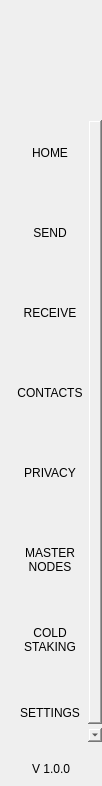
<?xml version="1.0" encoding="UTF-8"?>
<ui version="4.0">
 <class>NavMenuWidget</class>
 <widget class="QWidget" name="NavMenuWidget">
  <property name="geometry">
   <rect>
    <x>0</x>
    <y>0</y>
    <width>102</width>
    <height>786</height>
   </rect>
  </property>
  <property name="windowTitle">
   <string>Form</string>
  </property>
  <property name="styleSheet">
   <string notr="true">padding:0px;
border:none;
margin:0px;</string>
  </property>
  <layout class="QVBoxLayout" name="verticalLayout">
   <property name="spacing">
    <number>0</number>
   </property>
   <property name="leftMargin">
    <number>0</number>
   </property>
   <property name="topMargin">
    <number>0</number>
   </property>
   <property name="rightMargin">
    <number>0</number>
   </property>
   <property name="bottomMargin">
    <number>0</number>
   </property>
   <item>
    <widget class="QWidget" name="navContainer_2" native="true">
     <layout class="QVBoxLayout" name="navContainer" stretch="0,0,0,0">
      <property name="spacing">
       <number>0</number>
      </property>
      <property name="leftMargin">
       <number>0</number>
      </property>
      <property name="topMargin">
       <number>0</number>
      </property>
      <property name="rightMargin">
       <number>0</number>
      </property>
      <property name="bottomMargin">
       <number>10</number>
      </property>
      <item>
       <widget class="QPushButton" name="imgLogo">
        <property name="minimumSize">
         <size>
          <width>0</width>
          <height>120</height>
         </size>
        </property>
        <property name="focusPolicy">
         <enum>Qt::NoFocus</enum>
        </property>
        <property name="text">
         <string/>
        </property>
        <property name="iconSize">
         <size>
          <width>64</width>
          <height>64</height>
         </size>
        </property>
       </widget>
      </item>
      <item>
       <widget class="QScrollArea" name="scrollAreaNav">
        <property name="sizePolicy">
         <sizepolicy hsizetype="Expanding" vsizetype="Expanding">
          <horstretch>0</horstretch>
          <verstretch>0</verstretch>
         </sizepolicy>
        </property>
        <property name="minimumSize">
         <size>
          <width>0</width>
          <height>0</height>
         </size>
        </property>
        <property name="styleSheet">
         <string notr="true">QScrollBar {
height:0px;
 width:0px;
}

#scrollAreaNav{
background-color:transparent;
}</string>
        </property>
        <property name="horizontalScrollBarPolicy">
         <enum>Qt::ScrollBarAlwaysOff</enum>
        </property>
        <property name="sizeAdjustPolicy">
         <enum>QAbstractScrollArea::AdjustToContents</enum>
        </property>
        <property name="widgetResizable">
         <bool>true</bool>
        </property>
        <property name="alignment">
         <set>Qt::AlignLeading|Qt::AlignLeft|Qt::AlignTop</set>
        </property>
        <widget class="QWidget" name="scrollAreaNavVert">
         <property name="geometry">
          <rect>
           <x>0</x>
           <y>0</y>
           <width>100</width>
           <height>640</height>
          </rect>
         </property>
         <property name="sizePolicy">
          <sizepolicy hsizetype="Preferred" vsizetype="Expanding">
           <horstretch>0</horstretch>
           <verstretch>0</verstretch>
          </sizepolicy>
         </property>
         <property name="minimumSize">
          <size>
           <width>0</width>
           <height>0</height>
          </size>
         </property>
         <property name="autoFillBackground">
          <bool>false</bool>
         </property>
         <property name="styleSheet">
          <string notr="true">#scrollAreaNavVert{
background-color:transparent;
}</string>
         </property>
         <layout class="QVBoxLayout" name="verticalLayout_3">
          <property name="spacing">
           <number>0</number>
          </property>
          <property name="sizeConstraint">
           <enum>QLayout::SetDefaultConstraint</enum>
          </property>
          <property name="leftMargin">
           <number>0</number>
          </property>
          <property name="topMargin">
           <number>0</number>
          </property>
          <property name="rightMargin">
           <number>0</number>
          </property>
          <property name="bottomMargin">
           <number>0</number>
          </property>
          <item>
           <widget class="QToolButton" name="btnDashboard">
            <property name="minimumSize">
             <size>
              <width>100</width>
              <height>80</height>
             </size>
            </property>
            <property name="text">
             <string>HOME
</string>
            </property>
            <property name="iconSize">
             <size>
              <width>32</width>
              <height>32</height>
             </size>
            </property>
            <property name="checkable">
             <bool>true</bool>
            </property>
            <property name="checked">
             <bool>true</bool>
            </property>
            <property name="autoExclusive">
             <bool>true</bool>
            </property>
           </widget>
          </item>
          <item>
           <widget class="QToolButton" name="btnSend">
            <property name="minimumSize">
             <size>
              <width>100</width>
              <height>80</height>
             </size>
            </property>
            <property name="text">
             <string>SEND
</string>
            </property>
            <property name="iconSize">
             <size>
              <width>32</width>
              <height>32</height>
             </size>
            </property>
            <property name="checkable">
             <bool>true</bool>
            </property>
            <property name="autoExclusive">
             <bool>true</bool>
            </property>
           </widget>
          </item>
          <item>
           <widget class="QToolButton" name="btnReceive">
            <property name="minimumSize">
             <size>
              <width>100</width>
              <height>80</height>
             </size>
            </property>
            <property name="text">
             <string>RECEIVE
</string>
            </property>
            <property name="checkable">
             <bool>true</bool>
            </property>
            <property name="autoExclusive">
             <bool>true</bool>
            </property>
           </widget>
          </item>
          <item>
           <widget class="QToolButton" name="btnAddress">
            <property name="minimumSize">
             <size>
              <width>100</width>
              <height>80</height>
             </size>
            </property>
            <property name="text">
             <string>CONTACTS
</string>
            </property>
            <property name="iconSize">
             <size>
              <width>32</width>
              <height>32</height>
             </size>
            </property>
            <property name="checkable">
             <bool>true</bool>
            </property>
            <property name="autoExclusive">
             <bool>true</bool>
            </property>
           </widget>
          </item>
          <item>
           <widget class="QToolButton" name="btnPrivacy">
            <property name="minimumSize">
             <size>
              <width>100</width>
              <height>80</height>
             </size>
            </property>
            <property name="text">
             <string>PRIVACY
</string>
            </property>
            <property name="iconSize">
             <size>
              <width>32</width>
              <height>32</height>
             </size>
            </property>
            <property name="checkable">
             <bool>true</bool>
            </property>
            <property name="autoExclusive">
             <bool>true</bool>
            </property>
           </widget>
          </item>
          <item>
           <widget class="QToolButton" name="btnMaster">
            <property name="minimumSize">
             <size>
              <width>100</width>
              <height>80</height>
             </size>
            </property>
            <property name="text">
             <string>MASTER
NODES</string>
            </property>
            <property name="iconSize">
             <size>
              <width>32</width>
              <height>32</height>
             </size>
            </property>
            <property name="checkable">
             <bool>true</bool>
            </property>
            <property name="autoExclusive">
             <bool>true</bool>
            </property>
           </widget>
          </item>
          <item>
           <widget class="QToolButton" name="btnColdStaking">
            <property name="minimumSize">
             <size>
              <width>100</width>
              <height>80</height>
             </size>
            </property>
            <property name="text">
             <string>COLD
STAKING</string>
            </property>
            <property name="iconSize">
             <size>
              <width>32</width>
              <height>32</height>
             </size>
            </property>
            <property name="checkable">
             <bool>true</bool>
            </property>
            <property name="autoExclusive">
             <bool>true</bool>
            </property>
           </widget>
          </item>
          <item>
           <widget class="QToolButton" name="btnSettings">
            <property name="minimumSize">
             <size>
              <width>100</width>
              <height>80</height>
             </size>
            </property>
            <property name="text">
             <string>SETTINGS
</string>
            </property>
            <property name="iconSize">
             <size>
              <width>32</width>
              <height>32</height>
             </size>
            </property>
            <property name="checkable">
             <bool>true</bool>
            </property>
            <property name="autoExclusive">
             <bool>true</bool>
            </property>
           </widget>
          </item>
         </layout>
        </widget>
       </widget>
      </item>
      <item>
       <spacer name="verticalSpacer">
        <property name="orientation">
         <enum>Qt::Vertical</enum>
        </property>
        <property name="sizeType">
         <enum>QSizePolicy::Minimum</enum>
        </property>
        <property name="sizeHint" stdset="0">
         <size>
          <width>20</width>
          <height>20</height>
         </size>
        </property>
       </spacer>
      </item>
      <item alignment="Qt::AlignHCenter">
       <widget class="QLabel" name="labelVersion">
        <property name="maximumSize">
         <size>
          <width>16777215</width>
          <height>60</height>
         </size>
        </property>
        <property name="text">
         <string>V 1.0.0</string>
        </property>
        <property name="alignment">
         <set>Qt::AlignBottom|Qt::AlignHCenter</set>
        </property>
       </widget>
      </item>
     </layout>
    </widget>
   </item>
  </layout>
 </widget>
 <resources/>
 <connections/>
</ui>
